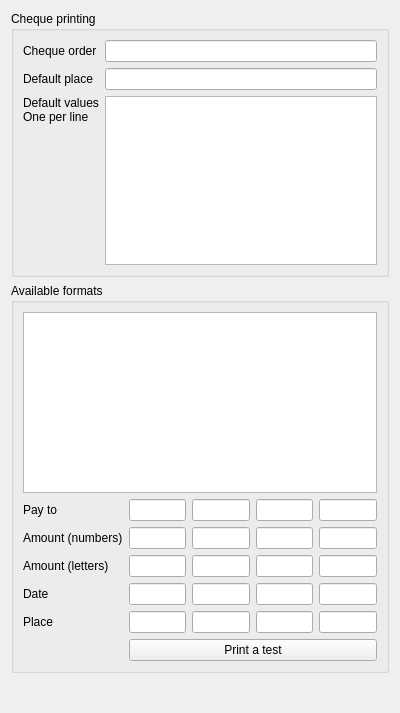
<?xml version="1.0" encoding="UTF-8"?>
<ui version="4.0">
 <class>Tools::Internal::ChequePrinterPreferencesWidget</class>
 <widget class="QWidget" name="Tools::Internal::ChequePrinterPreferencesWidget">
  <property name="geometry">
   <rect>
    <x>0</x>
    <y>0</y>
    <width>400</width>
    <height>713</height>
   </rect>
  </property>
  <property name="windowTitle">
   <string>Account Preferences</string>
  </property>
  <layout class="QGridLayout" name="gridLayout_3">
   <item row="2" column="0" colspan="2">
    <widget class="QGroupBox" name="groupBox_2">
     <property name="title">
      <string>Available formats</string>
     </property>
     <layout class="QGridLayout" name="gridLayout_2">
      <item row="0" column="0" colspan="5">
       <widget class="QListView" name="availableFormats"/>
      </item>
      <item row="1" column="0">
       <widget class="QLabel" name="label_4">
        <property name="text">
         <string>Pay to</string>
        </property>
       </widget>
      </item>
      <item row="1" column="1">
       <widget class="QLineEdit" name="pt_x">
        <property name="sizePolicy">
         <sizepolicy hsizetype="Expanding" vsizetype="Fixed">
          <horstretch>0</horstretch>
          <verstretch>0</verstretch>
         </sizepolicy>
        </property>
        <property name="minimumSize">
         <size>
          <width>20</width>
          <height>0</height>
         </size>
        </property>
        <property name="maximumSize">
         <size>
          <width>65</width>
          <height>16777215</height>
         </size>
        </property>
        <property name="toolTip">
         <string notr="true">x</string>
        </property>
       </widget>
      </item>
      <item row="1" column="2">
       <widget class="QLineEdit" name="pt_y">
        <property name="sizePolicy">
         <sizepolicy hsizetype="Expanding" vsizetype="Fixed">
          <horstretch>0</horstretch>
          <verstretch>0</verstretch>
         </sizepolicy>
        </property>
        <property name="minimumSize">
         <size>
          <width>20</width>
          <height>0</height>
         </size>
        </property>
        <property name="maximumSize">
         <size>
          <width>65</width>
          <height>16777215</height>
         </size>
        </property>
        <property name="toolTip">
         <string notr="true">y</string>
        </property>
       </widget>
      </item>
      <item row="1" column="3">
       <widget class="QLineEdit" name="pt_w">
        <property name="sizePolicy">
         <sizepolicy hsizetype="Expanding" vsizetype="Fixed">
          <horstretch>0</horstretch>
          <verstretch>0</verstretch>
         </sizepolicy>
        </property>
        <property name="minimumSize">
         <size>
          <width>20</width>
          <height>0</height>
         </size>
        </property>
        <property name="maximumSize">
         <size>
          <width>65</width>
          <height>16777215</height>
         </size>
        </property>
        <property name="toolTip">
         <string>width</string>
        </property>
       </widget>
      </item>
      <item row="1" column="4">
       <widget class="QLineEdit" name="pt_h">
        <property name="sizePolicy">
         <sizepolicy hsizetype="Expanding" vsizetype="Fixed">
          <horstretch>0</horstretch>
          <verstretch>0</verstretch>
         </sizepolicy>
        </property>
        <property name="minimumSize">
         <size>
          <width>20</width>
          <height>0</height>
         </size>
        </property>
        <property name="maximumSize">
         <size>
          <width>65</width>
          <height>16777215</height>
         </size>
        </property>
        <property name="toolTip">
         <string>height</string>
        </property>
       </widget>
      </item>
      <item row="2" column="0">
       <widget class="QLabel" name="label_5">
        <property name="text">
         <string>Amount (numbers)</string>
        </property>
       </widget>
      </item>
      <item row="2" column="1">
       <widget class="QLineEdit" name="an_x">
        <property name="sizePolicy">
         <sizepolicy hsizetype="Expanding" vsizetype="Fixed">
          <horstretch>0</horstretch>
          <verstretch>0</verstretch>
         </sizepolicy>
        </property>
        <property name="minimumSize">
         <size>
          <width>20</width>
          <height>0</height>
         </size>
        </property>
        <property name="maximumSize">
         <size>
          <width>65</width>
          <height>16777215</height>
         </size>
        </property>
        <property name="toolTip">
         <string notr="true">x</string>
        </property>
       </widget>
      </item>
      <item row="2" column="2">
       <widget class="QLineEdit" name="an_y">
        <property name="sizePolicy">
         <sizepolicy hsizetype="Expanding" vsizetype="Fixed">
          <horstretch>0</horstretch>
          <verstretch>0</verstretch>
         </sizepolicy>
        </property>
        <property name="minimumSize">
         <size>
          <width>20</width>
          <height>0</height>
         </size>
        </property>
        <property name="maximumSize">
         <size>
          <width>65</width>
          <height>16777215</height>
         </size>
        </property>
        <property name="toolTip">
         <string notr="true">y</string>
        </property>
       </widget>
      </item>
      <item row="2" column="3">
       <widget class="QLineEdit" name="an_w">
        <property name="sizePolicy">
         <sizepolicy hsizetype="Expanding" vsizetype="Fixed">
          <horstretch>0</horstretch>
          <verstretch>0</verstretch>
         </sizepolicy>
        </property>
        <property name="minimumSize">
         <size>
          <width>20</width>
          <height>0</height>
         </size>
        </property>
        <property name="maximumSize">
         <size>
          <width>65</width>
          <height>16777215</height>
         </size>
        </property>
        <property name="toolTip">
         <string>width</string>
        </property>
       </widget>
      </item>
      <item row="2" column="4">
       <widget class="QLineEdit" name="an_h">
        <property name="sizePolicy">
         <sizepolicy hsizetype="Expanding" vsizetype="Fixed">
          <horstretch>0</horstretch>
          <verstretch>0</verstretch>
         </sizepolicy>
        </property>
        <property name="minimumSize">
         <size>
          <width>20</width>
          <height>0</height>
         </size>
        </property>
        <property name="maximumSize">
         <size>
          <width>65</width>
          <height>16777215</height>
         </size>
        </property>
        <property name="toolTip">
         <string>height</string>
        </property>
       </widget>
      </item>
      <item row="3" column="0">
       <widget class="QLabel" name="label_6">
        <property name="text">
         <string>Amount (letters)</string>
        </property>
       </widget>
      </item>
      <item row="3" column="1">
       <widget class="QLineEdit" name="al_x">
        <property name="sizePolicy">
         <sizepolicy hsizetype="Expanding" vsizetype="Fixed">
          <horstretch>0</horstretch>
          <verstretch>0</verstretch>
         </sizepolicy>
        </property>
        <property name="minimumSize">
         <size>
          <width>20</width>
          <height>0</height>
         </size>
        </property>
        <property name="maximumSize">
         <size>
          <width>65</width>
          <height>16777215</height>
         </size>
        </property>
        <property name="toolTip">
         <string notr="true">x</string>
        </property>
       </widget>
      </item>
      <item row="3" column="2">
       <widget class="QLineEdit" name="al_y">
        <property name="sizePolicy">
         <sizepolicy hsizetype="Expanding" vsizetype="Fixed">
          <horstretch>0</horstretch>
          <verstretch>0</verstretch>
         </sizepolicy>
        </property>
        <property name="minimumSize">
         <size>
          <width>20</width>
          <height>0</height>
         </size>
        </property>
        <property name="maximumSize">
         <size>
          <width>65</width>
          <height>16777215</height>
         </size>
        </property>
        <property name="toolTip">
         <string notr="true">y</string>
        </property>
       </widget>
      </item>
      <item row="3" column="3">
       <widget class="QLineEdit" name="al_w">
        <property name="sizePolicy">
         <sizepolicy hsizetype="Expanding" vsizetype="Fixed">
          <horstretch>0</horstretch>
          <verstretch>0</verstretch>
         </sizepolicy>
        </property>
        <property name="minimumSize">
         <size>
          <width>20</width>
          <height>0</height>
         </size>
        </property>
        <property name="maximumSize">
         <size>
          <width>65</width>
          <height>16777215</height>
         </size>
        </property>
        <property name="toolTip">
         <string>width</string>
        </property>
       </widget>
      </item>
      <item row="3" column="4">
       <widget class="QLineEdit" name="al_h">
        <property name="sizePolicy">
         <sizepolicy hsizetype="Expanding" vsizetype="Fixed">
          <horstretch>0</horstretch>
          <verstretch>0</verstretch>
         </sizepolicy>
        </property>
        <property name="minimumSize">
         <size>
          <width>20</width>
          <height>0</height>
         </size>
        </property>
        <property name="maximumSize">
         <size>
          <width>65</width>
          <height>16777215</height>
         </size>
        </property>
        <property name="toolTip">
         <string>height</string>
        </property>
       </widget>
      </item>
      <item row="4" column="0">
       <widget class="QLabel" name="label_7">
        <property name="text">
         <string>Date</string>
        </property>
       </widget>
      </item>
      <item row="4" column="1">
       <widget class="QLineEdit" name="dt_x">
        <property name="sizePolicy">
         <sizepolicy hsizetype="Expanding" vsizetype="Fixed">
          <horstretch>0</horstretch>
          <verstretch>0</verstretch>
         </sizepolicy>
        </property>
        <property name="minimumSize">
         <size>
          <width>20</width>
          <height>0</height>
         </size>
        </property>
        <property name="maximumSize">
         <size>
          <width>65</width>
          <height>16777215</height>
         </size>
        </property>
        <property name="toolTip">
         <string notr="true">x</string>
        </property>
       </widget>
      </item>
      <item row="4" column="2">
       <widget class="QLineEdit" name="dt_y">
        <property name="sizePolicy">
         <sizepolicy hsizetype="Expanding" vsizetype="Fixed">
          <horstretch>0</horstretch>
          <verstretch>0</verstretch>
         </sizepolicy>
        </property>
        <property name="minimumSize">
         <size>
          <width>20</width>
          <height>0</height>
         </size>
        </property>
        <property name="maximumSize">
         <size>
          <width>65</width>
          <height>16777215</height>
         </size>
        </property>
        <property name="toolTip">
         <string notr="true">y</string>
        </property>
       </widget>
      </item>
      <item row="4" column="3">
       <widget class="QLineEdit" name="dt_w">
        <property name="sizePolicy">
         <sizepolicy hsizetype="Expanding" vsizetype="Fixed">
          <horstretch>0</horstretch>
          <verstretch>0</verstretch>
         </sizepolicy>
        </property>
        <property name="minimumSize">
         <size>
          <width>20</width>
          <height>0</height>
         </size>
        </property>
        <property name="maximumSize">
         <size>
          <width>65</width>
          <height>16777215</height>
         </size>
        </property>
        <property name="toolTip">
         <string>width</string>
        </property>
       </widget>
      </item>
      <item row="4" column="4">
       <widget class="QLineEdit" name="dt_h">
        <property name="sizePolicy">
         <sizepolicy hsizetype="Expanding" vsizetype="Fixed">
          <horstretch>0</horstretch>
          <verstretch>0</verstretch>
         </sizepolicy>
        </property>
        <property name="minimumSize">
         <size>
          <width>20</width>
          <height>0</height>
         </size>
        </property>
        <property name="maximumSize">
         <size>
          <width>65</width>
          <height>16777215</height>
         </size>
        </property>
        <property name="toolTip">
         <string>height</string>
        </property>
       </widget>
      </item>
      <item row="5" column="0">
       <widget class="QLabel" name="label_8">
        <property name="text">
         <string>Place</string>
        </property>
       </widget>
      </item>
      <item row="5" column="1">
       <widget class="QLineEdit" name="pl_x">
        <property name="sizePolicy">
         <sizepolicy hsizetype="Expanding" vsizetype="Fixed">
          <horstretch>0</horstretch>
          <verstretch>0</verstretch>
         </sizepolicy>
        </property>
        <property name="minimumSize">
         <size>
          <width>20</width>
          <height>0</height>
         </size>
        </property>
        <property name="maximumSize">
         <size>
          <width>65</width>
          <height>16777215</height>
         </size>
        </property>
        <property name="toolTip">
         <string notr="true">x</string>
        </property>
       </widget>
      </item>
      <item row="5" column="2">
       <widget class="QLineEdit" name="pl_y">
        <property name="sizePolicy">
         <sizepolicy hsizetype="Expanding" vsizetype="Fixed">
          <horstretch>0</horstretch>
          <verstretch>0</verstretch>
         </sizepolicy>
        </property>
        <property name="minimumSize">
         <size>
          <width>20</width>
          <height>0</height>
         </size>
        </property>
        <property name="maximumSize">
         <size>
          <width>65</width>
          <height>16777215</height>
         </size>
        </property>
        <property name="toolTip">
         <string notr="true">y</string>
        </property>
       </widget>
      </item>
      <item row="5" column="3">
       <widget class="QLineEdit" name="pl_w">
        <property name="sizePolicy">
         <sizepolicy hsizetype="Expanding" vsizetype="Fixed">
          <horstretch>0</horstretch>
          <verstretch>0</verstretch>
         </sizepolicy>
        </property>
        <property name="minimumSize">
         <size>
          <width>20</width>
          <height>0</height>
         </size>
        </property>
        <property name="maximumSize">
         <size>
          <width>65</width>
          <height>16777215</height>
         </size>
        </property>
        <property name="toolTip">
         <string>width</string>
        </property>
       </widget>
      </item>
      <item row="5" column="4">
       <widget class="QLineEdit" name="pl_h">
        <property name="sizePolicy">
         <sizepolicy hsizetype="Expanding" vsizetype="Fixed">
          <horstretch>0</horstretch>
          <verstretch>0</verstretch>
         </sizepolicy>
        </property>
        <property name="minimumSize">
         <size>
          <width>20</width>
          <height>0</height>
         </size>
        </property>
        <property name="maximumSize">
         <size>
          <width>65</width>
          <height>16777215</height>
         </size>
        </property>
        <property name="toolTip">
         <string>height</string>
        </property>
       </widget>
      </item>
      <item row="6" column="1" colspan="4">
       <widget class="QPushButton" name="printTest">
        <property name="text">
         <string>Print a test</string>
        </property>
       </widget>
      </item>
     </layout>
    </widget>
   </item>
   <item row="0" column="0" rowspan="2" colspan="2">
    <widget class="QGroupBox" name="groupBox">
     <property name="title">
      <string>Cheque printing</string>
     </property>
     <layout class="QGridLayout" name="gridLayout">
      <item row="0" column="0">
       <widget class="QLabel" name="label_2">
        <property name="sizePolicy">
         <sizepolicy hsizetype="Preferred" vsizetype="Fixed">
          <horstretch>0</horstretch>
          <verstretch>0</verstretch>
         </sizepolicy>
        </property>
        <property name="text">
         <string>Cheque order</string>
        </property>
       </widget>
      </item>
      <item row="0" column="1">
       <widget class="QLineEdit" name="orderLineEdit"/>
      </item>
      <item row="1" column="0">
       <widget class="QLabel" name="label_3">
        <property name="text">
         <string>Default place</string>
        </property>
       </widget>
      </item>
      <item row="1" column="1">
       <widget class="QLineEdit" name="placeLineEdit"/>
      </item>
      <item row="2" column="0">
       <widget class="QLabel" name="label">
        <property name="text">
         <string>Default values
One per line</string>
        </property>
        <property name="alignment">
         <set>Qt::AlignLeading|Qt::AlignLeft|Qt::AlignTop</set>
        </property>
       </widget>
      </item>
      <item row="2" column="1">
       <widget class="QPlainTextEdit" name="defaultValuesTextEdit"/>
      </item>
     </layout>
    </widget>
   </item>
   <item row="3" column="0">
    <spacer name="verticalSpacer">
     <property name="orientation">
      <enum>Qt::Vertical</enum>
     </property>
     <property name="sizeHint" stdset="0">
      <size>
       <width>20</width>
       <height>40</height>
      </size>
     </property>
    </spacer>
   </item>
  </layout>
 </widget>
 <resources/>
 <connections/>
</ui>
